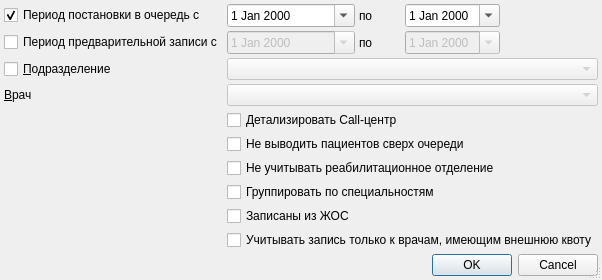
<?xml version="1.0" encoding="UTF-8"?>
<ui version="4.0">
 <class>PreRecordUsersSetupDialog</class>
 <widget class="QDialog" name="PreRecordUsersSetupDialog">
  <property name="windowModality">
   <enum>Qt::ApplicationModal</enum>
  </property>
  <property name="geometry">
   <rect>
    <x>0</x>
    <y>0</y>
    <width>592</width>
    <height>232</height>
   </rect>
  </property>
  <property name="windowTitle">
   <string>параметры отчёта</string>
  </property>
  <property name="sizeGripEnabled">
   <bool>true</bool>
  </property>
  <layout class="QGridLayout" name="gridLayout">
   <property name="margin">
    <number>4</number>
   </property>
   <property name="spacing">
    <number>4</number>
   </property>
   <item row="2" column="1" colspan="4">
    <widget class="COrgStructureComboBox" name="cmbOrgStructure">
     <property name="enabled">
      <bool>false</bool>
     </property>
    </widget>
   </item>
   <item row="8" column="1">
    <widget class="QCheckBox" name="chkWrittenFromZhos">
     <property name="text">
      <string>Записаны из ЖОС</string>
     </property>
    </widget>
   </item>
   <item row="4" column="1" colspan="4">
    <widget class="QCheckBox" name="chkDetailCallCentr">
     <property name="text">
      <string>Детализировать Call-центр</string>
     </property>
    </widget>
   </item>
   <item row="0" column="2">
    <widget class="QLabel" name="lblEndDate">
     <property name="text">
      <string>по</string>
     </property>
    </widget>
   </item>
   <item row="0" column="3">
    <widget class="CDateEdit" name="edtEndDate">
     <property name="enabled">
      <bool>true</bool>
     </property>
     <property name="calendarPopup">
      <bool>true</bool>
     </property>
    </widget>
   </item>
   <item row="0" column="4">
    <spacer name="spacer">
     <property name="orientation">
      <enum>Qt::Horizontal</enum>
     </property>
     <property name="sizeHint" stdset="0">
      <size>
       <width>28</width>
       <height>20</height>
      </size>
     </property>
    </spacer>
   </item>
   <item row="1" column="0">
    <widget class="QCheckBox" name="chkPeriodBeforeRecord">
     <property name="text">
      <string>Период предварительной записи с</string>
     </property>
     <property name="checked">
      <bool>false</bool>
     </property>
    </widget>
   </item>
   <item row="1" column="2">
    <widget class="QLabel" name="label_2">
     <property name="text">
      <string>по</string>
     </property>
    </widget>
   </item>
   <item row="10" column="0" colspan="5">
    <widget class="QDialogButtonBox" name="buttonBox">
     <property name="orientation">
      <enum>Qt::Horizontal</enum>
     </property>
     <property name="standardButtons">
      <set>QDialogButtonBox::Cancel|QDialogButtonBox::Ok</set>
     </property>
    </widget>
   </item>
   <item row="1" column="3">
    <widget class="CDateEdit" name="edtEndDateRecord">
     <property name="enabled">
      <bool>false</bool>
     </property>
     <property name="calendarPopup">
      <bool>true</bool>
     </property>
    </widget>
   </item>
   <item row="1" column="4">
    <spacer name="spacer_2">
     <property name="orientation">
      <enum>Qt::Horizontal</enum>
     </property>
     <property name="sizeHint" stdset="0">
      <size>
       <width>28</width>
       <height>20</height>
      </size>
     </property>
    </spacer>
   </item>
   <item row="2" column="0">
    <widget class="QCheckBox" name="chkOrgStructure">
     <property name="text">
      <string>&amp;Подразделение</string>
     </property>
    </widget>
   </item>
   <item row="0" column="0">
    <widget class="QCheckBox" name="chkPeriodRecord">
     <property name="text">
      <string>Период постановки в очередь с</string>
     </property>
     <property name="checked">
      <bool>true</bool>
     </property>
    </widget>
   </item>
   <item row="3" column="1" colspan="4">
    <widget class="CPersonComboBoxEx" name="cmbPerson">
     <property name="enabled">
      <bool>false</bool>
     </property>
    </widget>
   </item>
   <item row="1" column="1">
    <widget class="CDateEdit" name="edtBegDateRecord">
     <property name="enabled">
      <bool>false</bool>
     </property>
     <property name="calendarPopup">
      <bool>true</bool>
     </property>
    </widget>
   </item>
   <item row="3" column="0">
    <widget class="QLabel" name="lblPerson">
     <property name="text">
      <string>&amp;Врач</string>
     </property>
     <property name="buddy">
      <cstring>cmbPerson</cstring>
     </property>
    </widget>
   </item>
   <item row="8" column="0">
    <spacer name="verticalSpacer">
     <property name="orientation">
      <enum>Qt::Vertical</enum>
     </property>
     <property name="sizeHint" stdset="0">
      <size>
       <width>20</width>
       <height>30</height>
      </size>
     </property>
    </spacer>
   </item>
   <item row="0" column="1">
    <widget class="CDateEdit" name="edtBegDate">
     <property name="enabled">
      <bool>true</bool>
     </property>
     <property name="calendarPopup">
      <bool>true</bool>
     </property>
    </widget>
   </item>
   <item row="5" column="1" colspan="3">
    <widget class="QCheckBox" name="chkShowWithoutOverTime">
     <property name="text">
      <string>Не выводить пациентов сверх очереди</string>
     </property>
    </widget>
   </item>
   <item row="6" column="1" colspan="3">
    <widget class="QCheckBox" name="chkIgnoreRehabilitation">
     <property name="text">
      <string>Не учитывать реабилитационное отделение</string>
     </property>
    </widget>
   </item>
   <item row="7" column="1" colspan="3">
    <widget class="QCheckBox" name="chkIsGroupBySpeciality">
     <property name="text">
      <string>Группировать по специальностям</string>
     </property>
    </widget>
   </item>
   <item row="9" column="1" colspan="4">
    <widget class="QCheckBox" name="chkOnlyWithExternalQuota">
     <property name="text">
      <string>Учитывать запись только к врачам, имеющим внешнюю квоту</string>
     </property>
    </widget>
   </item>
  </layout>
 </widget>
 <customwidgets>
  <customwidget>
   <class>CDateEdit</class>
   <extends>QDateEdit</extends>
   <header>library/DateEdit</header>
  </customwidget>
  <customwidget>
   <class>COrgStructureComboBox</class>
   <extends>QComboBox</extends>
   <header>Orgs/OrgStructComboBoxes</header>
  </customwidget>
  <customwidget>
   <class>CPersonComboBoxEx</class>
   <extends>QComboBox</extends>
   <header>Orgs/PersonComboBoxEx.h</header>
  </customwidget>
 </customwidgets>
 <tabstops>
  <tabstop>cmbOrgStructure</tabstop>
  <tabstop>cmbPerson</tabstop>
  <tabstop>buttonBox</tabstop>
 </tabstops>
 <resources/>
 <connections>
  <connection>
   <sender>buttonBox</sender>
   <signal>accepted()</signal>
   <receiver>PreRecordUsersSetupDialog</receiver>
   <slot>accept()</slot>
   <hints>
    <hint type="sourcelabel">
     <x>194</x>
     <y>236</y>
    </hint>
    <hint type="destinationlabel">
     <x>119</x>
     <y>181</y>
    </hint>
   </hints>
  </connection>
  <connection>
   <sender>buttonBox</sender>
   <signal>rejected()</signal>
   <receiver>PreRecordUsersSetupDialog</receiver>
   <slot>reject()</slot>
   <hints>
    <hint type="sourcelabel">
     <x>245</x>
     <y>236</y>
    </hint>
    <hint type="destinationlabel">
     <x>316</x>
     <y>181</y>
    </hint>
   </hints>
  </connection>
  <connection>
   <sender>chkOrgStructure</sender>
   <signal>clicked(bool)</signal>
   <receiver>cmbOrgStructure</receiver>
   <slot>setEnabled(bool)</slot>
   <hints>
    <hint type="sourcelabel">
     <x>124</x>
     <y>78</y>
    </hint>
    <hint type="destinationlabel">
     <x>219</x>
     <y>72</y>
    </hint>
   </hints>
  </connection>
  <connection>
   <sender>chkOrgStructure</sender>
   <signal>clicked(bool)</signal>
   <receiver>cmbPerson</receiver>
   <slot>setEnabled(bool)</slot>
   <hints>
    <hint type="sourcelabel">
     <x>25</x>
     <y>81</y>
    </hint>
    <hint type="destinationlabel">
     <x>209</x>
     <y>136</y>
    </hint>
   </hints>
  </connection>
 </connections>
</ui>
